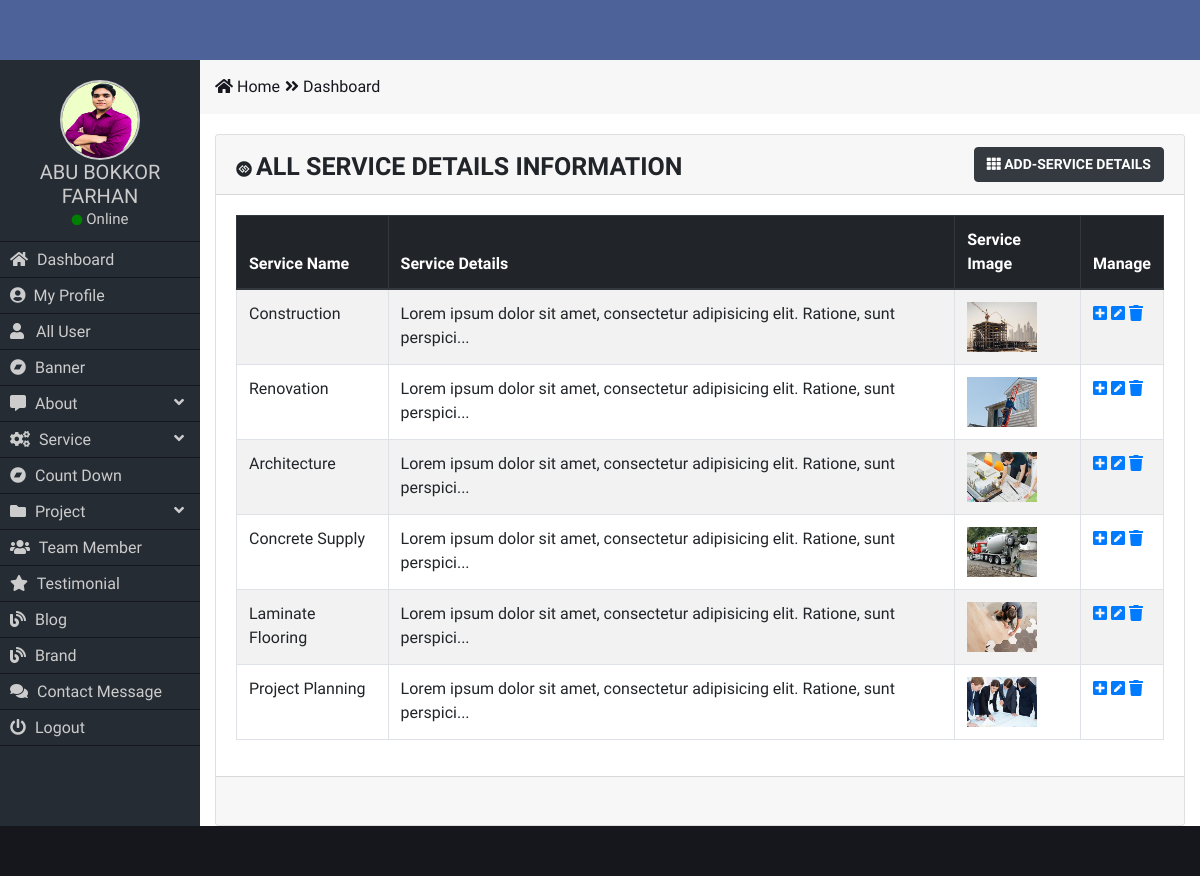
/dashboard/all-service-details.php (signed in), run on the app's committed database.
### tables this page shows
CREATE TABLE `service_details` (
  `serd_id` int(11) NOT NULL,
  `serd_name` varchar(100) NOT NULL,
  `serd_details` text NOT NULL,
  `serd_img` varchar(50) NOT NULL
);

### dashboard/all-service-details.php (the view, shortened to what this page needs)
<?php
require_once('functions/function.php');
if($_SESSION['user_role_id']!=5 ){
 ?>
							<div class="main_content_part">
								<div class="card text-center">
									<div class="card-header">
										<div class="row">
											<div class="col-md-8">
												<div class="card_header_title text-left">
													<i class="fab fa-gg-circle"></i>
													<h5 class="d-inline-block">ALL SERVICE DETAILS INFORMATION</h5>
												</div>
											</div>
											<div class="col-md-4 text-right">
												<a href="add-service-details.php" class="btn text-white btn-dark"><i class="fas fa-th "></i> ADD-SERVICE DETAILS</a>
											</div>
										</div>
									</div>
									<div class="card-body">
										<div class="row">
											<div class="col-md-12">
												<table class="table table-hover table-bordered table-striped table_data text-left">
													<thead class="thead-dark">
														<tr>
															<th scope="col">Service Name</th>
															<th scope="col">Service Details</th>
                              <th scope="col">Service Image</th>
															<th scope="col">Manage</th>
														</tr>
													</thead>
													<tbody>
                            <?php
                              $selsd="SELECT * FROM service_details ORDER BY serd_id ASC";
                              $Qsd=mysqli_query($conn,$selsd);
                              while($datasd=mysqli_fetch_assoc($Qsd)){
                             ?>
														<tr>
															<td><?=$datasd['serd_name']?></td>
															<td><?=substr($datasd['serd_details'],0,80)?>...</td>
                              <td> <img src="uploads/<?= $datasd["serd_img"] ?>" alt="" class="image-thumbnail" style="max-height:50px;"> </td>
															<td>
																<a href="view-service-details.php?sdv=<?=$datasd['serd_id']?>"><i class="fas fa-plus-square "></i></a>
																<a href="edit-service-details.php?sde=<?=$datasd['serd_id']?>"><i class="fas fa-pen-square"></i></a>
																<a href="delete-service-details.php?sdd=<?=$datasd['serd_id']?>"><i class="fas fa-trash "></i></a>
															</td>
														</tr>
                            <?Php } ?>
													</tbody>
												</table>
											</div>
										</div>
									</div>
									<div class="card-footer text-muted">
									</div>
								</div>
							</div>
<?php
}else {
  header('Location:index.php');
}
?>

### dashboard/css/style.css (style rules this page uses)
* { margin: 0; padding: 0; outline: 0; }
body { overflow-x: hidden; font-family: "Rajdhani", sans-serif; }
a, a:hover { text-decoration: none; }
img { vertical-align: middle; }
a, p, h1, h2, h3, h4, h5, h6, ol, ul, span { padding: 0; margin: 0; }
.main_content_part { margin-top: 20px; }
.card_header_title h5 { font-weight: bold; font-size: 25px; text-transform: uppercase; padding-top: 5px; }
.card-header a { font-size: 14px; font-weight: bold; }

### data on the page
service_details: serd_name "Construction", serd_details "Lorem ipsum dolor sit amet, consectetur adipisicing elit. Ratione, sunt perspici", serd_img (picture)
service_details: serd_name "Renovation", serd_details "Lorem ipsum dolor sit amet, consectetur adipisicing elit. Ratione, sunt perspici", serd_img (picture)
service_details: serd_name "Architecture", serd_details "Lorem ipsum dolor sit amet, consectetur adipisicing elit. Ratione, sunt perspici", serd_img (picture)
service_details: serd_name "Concrete Supply", serd_details "Lorem ipsum dolor sit amet, consectetur adipisicing elit. Ratione, sunt perspici", serd_img (picture)
service_details: serd_name "Laminate Flooring", serd_details "Lorem ipsum dolor sit amet, consectetur adipisicing elit. Ratione, sunt perspici", serd_img (picture)
service_details: serd_name "Project Planning", serd_details "Lorem ipsum dolor sit amet, consectetur adipisicing elit. Ratione, sunt perspici", serd_img (picture)

### other printed values
$_SESSION['user_name'] "ABU BOKKOR FARHAN"
